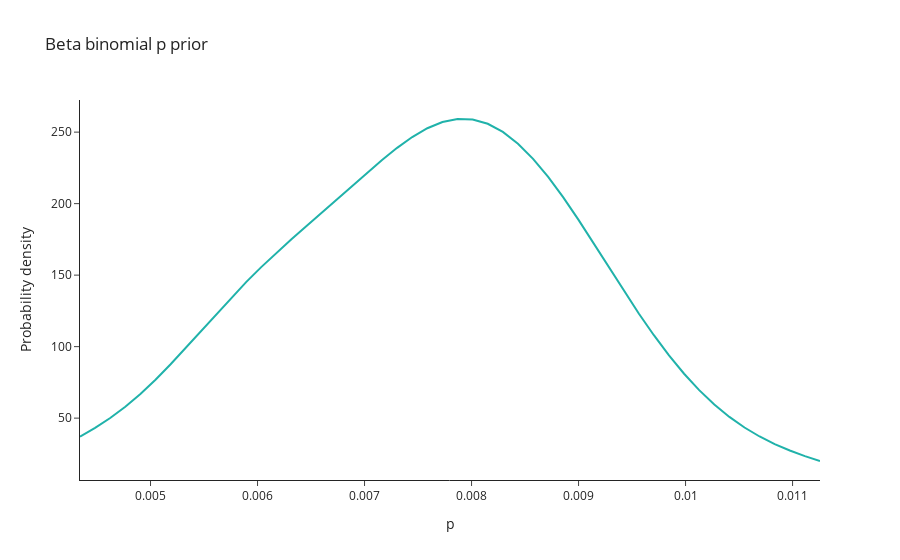
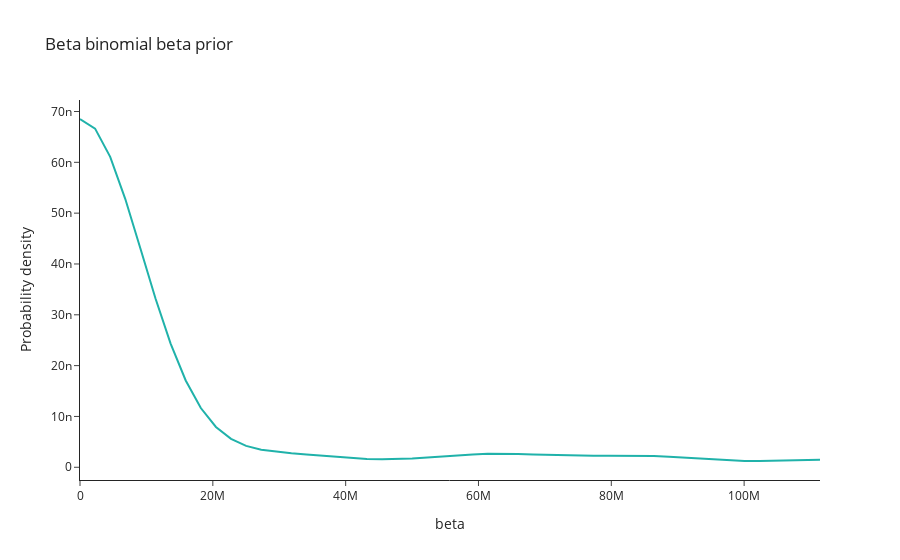
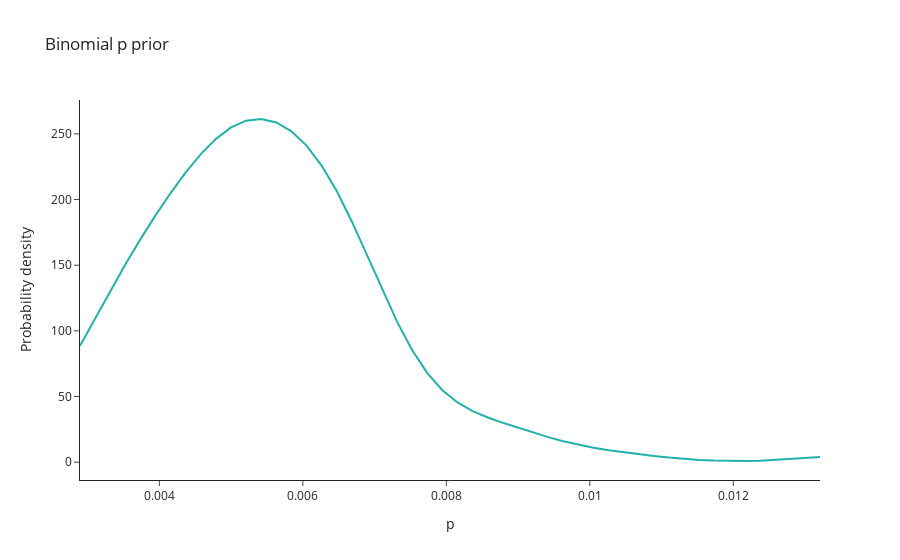
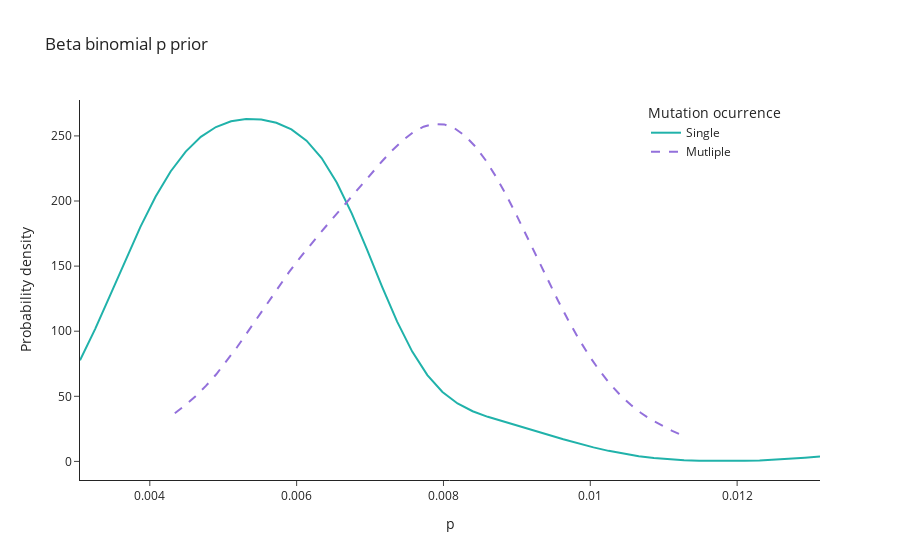

Here is the notebook cell these charts were saved with, in order:
### Code cell
# Create path for exporting
path = f'../Results/Priors/'
if not os.path.exists(path):
    os.makedirs(path)

prior_titles = ['Beta binomial p prior', 'Beta binomial beta prior',
                'Binomial p prior']
priors = [betabinom_p_prior[1], betabinom_beta_prior[1], binom_p_prior]
xaxis_labels=['p', 'beta', 'p']

for prior, prior_title, xaxis_label in zip(priors, prior_titles, xaxis_labels):
    fig = go.Figure()
    fig.add_trace(
        go.Scatter(x=prior[0,:], y=prior[1,:], line=dict(color='lightseagreen')))
    fig.update_layout(title=prior_title,
                      xaxis_title=xaxis_label,
                      yaxis_title='Probability density')
    fig.show()
    fig.write_image(path + prior_title + ".png", scale=10)
    fig.write_image(path + prior_title + ".svg")

# Plotting single vs multiple mutation occurrence prior comparison

prior_titles = ['Beta binomial p prior', 'Beta binomial beta prior']
priors = [betabinom_p_prior, betabinom_beta_prior]
xaxis_labels = ['p', 'beta']

for prior, title, label in zip([betabinom_p_prior, betabinom_beta_prior], prior_titles, xaxis_labels):
        
    single_traj_prior = prior[0]
    fig =go.Figure()
    fig.add_trace(
        go.Scatter(x=single_traj_prior[0,:],
                y=single_traj_prior[1,:],
                line=dict(color='lightseagreen'),
                name='Single')
    )

    mult_traj_prior = prior[1]

    fig.add_trace(
        go.Scatter(x=mult_traj_prior[0,:],
                   y=mult_traj_prior[1,:],
                   line=dict(color='mediumpurple', dash='dash'),
                   name='Mutliple'))
    fig.update_layout(title=title,
                    xaxis_title=label,
                    yaxis_title='Probability density',
                    legend=dict(title='Mutation ocurrence',
                        xanchor="right",
                        x=0.95,
                    ))
    fig.show()
    fig.write_image(path + title + "_occurence_comparison.png", scale=10)
    fig.write_image(path + title + "_occurence_comparison.svg")
